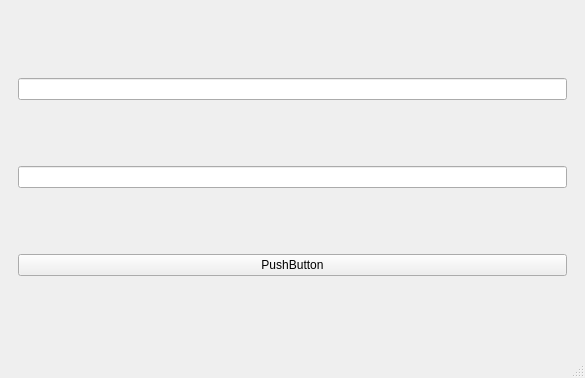
<?xml version="1.0" encoding="UTF-8"?>
<ui version="4.0">
 <class>YSMainWindow</class>
 <widget class="QMainWindow" name="YSMainWindow">
  <property name="geometry">
   <rect>
    <x>0</x>
    <y>0</y>
    <width>585</width>
    <height>378</height>
   </rect>
  </property>
  <property name="windowTitle">
   <string>MainWindow</string>
  </property>
  <widget class="QWidget" name="centralwidget">
   <layout class="QHBoxLayout" name="horizontalLayout">
    <item>
     <widget class="QWidget" name="widget" native="true">
      <layout class="QVBoxLayout" name="verticalLayout">
       <item>
        <widget class="QLineEdit" name="account"/>
       </item>
       <item>
        <widget class="QLineEdit" name="password"/>
       </item>
       <item>
        <widget class="QPushButton" name="pushButton">
         <property name="text">
          <string>PushButton</string>
         </property>
        </widget>
       </item>
      </layout>
     </widget>
    </item>
   </layout>
  </widget>
  <widget class="QMenuBar" name="menubar">
   <property name="geometry">
    <rect>
     <x>0</x>
     <y>0</y>
     <width>585</width>
     <height>22</height>
    </rect>
   </property>
  </widget>
  <widget class="QStatusBar" name="statusbar"/>
 </widget>
 <resources/>
 <connections/>
</ui>
